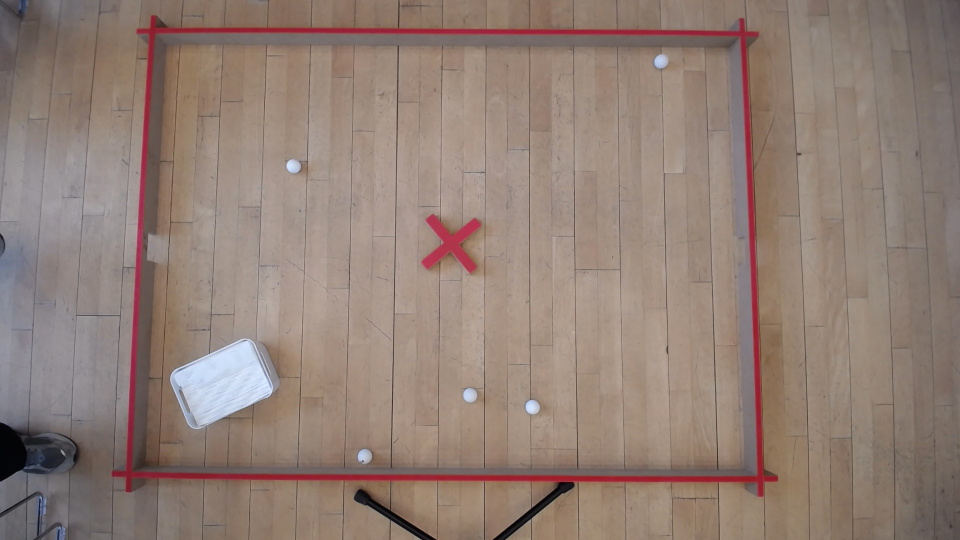
#> input picture DL_Photos/WIN_20230329_10_13_33_Pro.jpg, 1920 x 1080 px, found by its file name (shown at 1/2 size)
$ python AgglomerativeClusteringTest.py
#> lines starting #> are read from the running program, lines starting #| are printed output that depends on the picture
#> further down, image is the input picture: shape (1080, 1920, 3); mean B, G, R 117.3, 126.8, 145.6
import numpy as np
import matplotlib.pyplot as plt
from sklearn.cluster import AgglomerativeClustering
from sklearn.metrics import silhouette_score
import cv2

#   Rasmus Bo Thomsen  S211708                    Mathilde Shalimon Elia S215811

def scaleImage(image, scale_percent):
#> called with scale_percent = 10
    width = int(image.shape[1] * scale_percent / 100)
#> width = 192
    height = int(image.shape[0] * scale_percent / 100)
#> height = 108
    dim = (width, height)
#> dim = (192, 108)

    # resize image
    resized = cv2.resize(image, dim, interpolation = cv2.INTER_AREA)
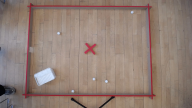
#> resized: shape (108, 192, 3); mean B, G, R 117.3, 126.8, 145.6
    new_img_size = (resized.shape[1] - (resized.shape[1] % 32), resized.shape[0] - (resized.shape[0] % 32))
#> new_img_size = (192, 96)
    resized_img = cv2.resize(resized, new_img_size)
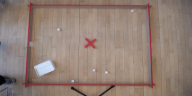
#> resized_img: shape (96, 192, 3); mean B, G, R 117.2, 126.8, 145.5
    return resized_img
# Load and preprocess the image
image = cv2.imread("DL_Photos\WIN_20230329_10_13_33_Pro.jpg")
image = scaleImage(image, 10)

image = cv2.cvtColor(image, cv2.COLOR_BGR2RGB)  # Convert BGR to RGB
#> image: shape (96, 192, 3)
X = image.reshape(-1, 3)  # Reshape the image to a 2D array
# Perform Agglomerative Clustering
n_clusters = 5  # Number of clusters
clustering = AgglomerativeClustering(n_clusters=n_clusters)
#> (the run stopped early here; a loop or call above may not have finished)
